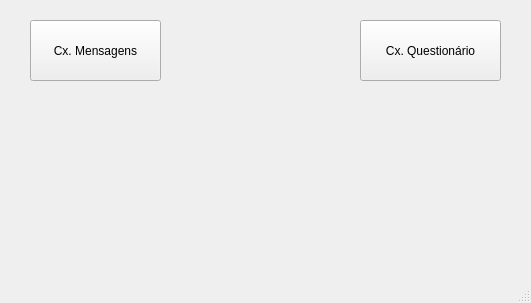
<?xml version="1.0" encoding="UTF-8"?>
<ui version="4.0">
 <class>MainWindow</class>
 <widget class="QMainWindow" name="MainWindow">
  <property name="geometry">
   <rect>
    <x>0</x>
    <y>0</y>
    <width>531</width>
    <height>303</height>
   </rect>
  </property>
  <property name="windowTitle">
   <string>MainWindow</string>
  </property>
  <widget class="QWidget" name="centralwidget">
   <widget class="QPushButton" name="pushButton">
    <property name="geometry">
     <rect>
      <x>30</x>
      <y>20</y>
      <width>131</width>
      <height>61</height>
     </rect>
    </property>
    <property name="text">
     <string>Cx. Mensagens</string>
    </property>
   </widget>
   <widget class="QPushButton" name="pushButton_2">
    <property name="geometry">
     <rect>
      <x>360</x>
      <y>20</y>
      <width>141</width>
      <height>61</height>
     </rect>
    </property>
    <property name="text">
     <string>Cx. Questionário</string>
    </property>
   </widget>
  </widget>
  <widget class="QMenuBar" name="menubar">
   <property name="geometry">
    <rect>
     <x>0</x>
     <y>0</y>
     <width>531</width>
     <height>23</height>
    </rect>
   </property>
  </widget>
  <widget class="QStatusBar" name="statusbar"/>
 </widget>
 <resources/>
 <connections/>
</ui>
